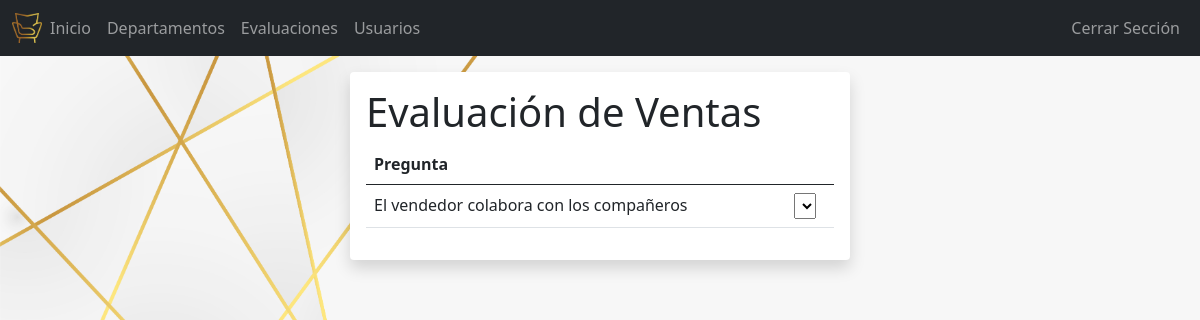
Before: /evaluaciones/answer/2/test (signed in) with the older database file.
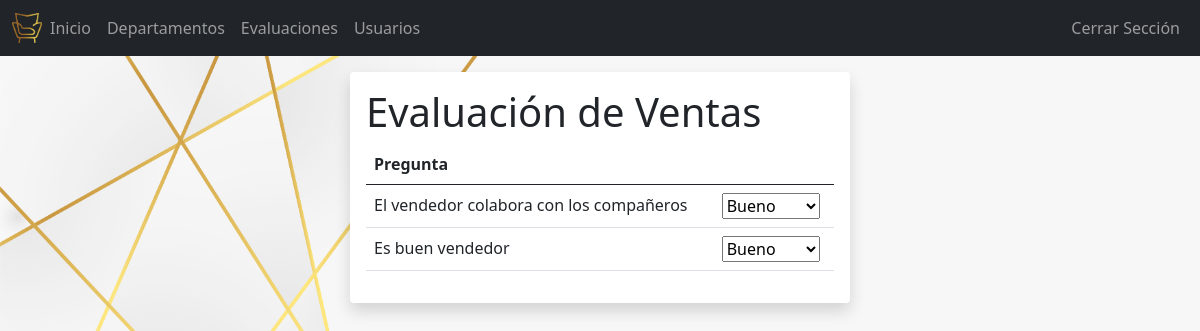
After: the same page with the newer database file.
### Login/models.py (models this page shows, shortened)
class Evaluation(models.Model):
    title = models.CharField(max_length=300)
    description = models.CharField(max_length=300, null=True)
    complete = models.BooleanField(null=True)
    department = models.ForeignKey(Department(), on_delete=models.SET_NULL, null=True)
    def __str__(self):
        return f'{self.title}'

class Questions(models.Model):
    question = models.CharField(max_length=300)
    value = models.IntegerField()
    evaluations = models.ForeignKey(Evaluation, on_delete=models.CASCADE, null=True, default=None)

### Login/views.py (the view)
# urls.py: path('evaluaciones/answer/<int:id>/test', views.test, name='test'),
@login_required
def test(request, id):
    eval = Evaluation.objects.get(pk=id)
    quest = Questions.objects.filter(evaluations = id)
    answer = Answers.objects.all()
    return render(request, 'test.html', {'eval':eval, 'quests':quest, 'answers':answer})

### Login/models.py (called while the page is built)
    def __str__(self):
        return f'{self.answer}'

### Login/templates/test.html (shortened to what this page needs)
<!DOCTYPE html>
<html lang="en">
<head>
</head>
<body>
    {% extends 'base.html' %}
    {% block content %}
    <main class="container bg-light rounded mt-3 shadow p-3 mb-5 bg-body rounded" style="width: 500px;">
        <h1>{{eval}}</h1>
        <form action="" method="POST">
            <table class="table">
                <thead>
                    <tr>
                        <th scope="col">Pregunta</th>
                        <th></th>
                    </tr>
                </thead>
                <tbody>
                    {% for quest in quests %}
                    <tr>
                        <td>{{quest.question}}</td>
                        <td>
                            <select name="quests">
                            {% for answer in answers %}
                                <option value="{{answer.value}}">{{answer}}</option>
                            {% endfor %}
                            </select>
                        </td>
                    </tr>
                    {% endfor %}
                </tbody>
            </table>
        </form>
    </main>
    {% endblock %}

### Login/templates/base.html (shortened to what this page needs)
{% load static %}
<!DOCTYPE html>
<html lang="en">
<head>
    <link rel="stylesheet" href="https://cdn.jsdelivr.net/npm/bootstrap@5.0.2/dist/css/bootstrap.min.css">
    <link rel="stylesheet" href="{% static 'styles/main.css' %}">
</head>
<body>
    <nav class="navbar navbar-expand-lg navbar-dark bg-dark">
        <div class="container-fluid">
          <img src="{% static 'images/logo_gdc.png' %}" alt="" width="30" height="30">
          <div class="collapse navbar-collapse" id="navbarText">
            <ul class="navbar-nav me-auto">
              <li class="nav-item">
                <a class="nav-link" href="/home">Inicio</a>
              </li>
              <li class="nav-item">
                <a class="nav-link" href="/departamento">Departamentos</a>
              </li>
              <li class="nav-item">
                <a class="nav-link" href="/evaluaciones">Evaluaciones</a>
              </li>
              <li class="nav-item">
                <a class="nav-link" href="/usuarios">Usuarios</a>
              </li>
            </ul>
              <ul class="navbar-nav">
            <li class="nav-item justify-content-end">
              <a class="nav-link" href="/logout">Cerrar Sección</a>
            </li>
          </ul>
        </div>
      </nav>
    {% block content %}
    {% endblock %}
</body>
</html>

### Login/static/styles/main.css (style rules this page uses)
body { background-image: url("fondo.jpg"); background-size: cover; }

Changed rows visible on the page:
shown differently, row unchanged: Questions "El vendedor colabora con los compañeros": quests (not shown) → "Bueno"
added Questions: question "Es buen vendedor"
